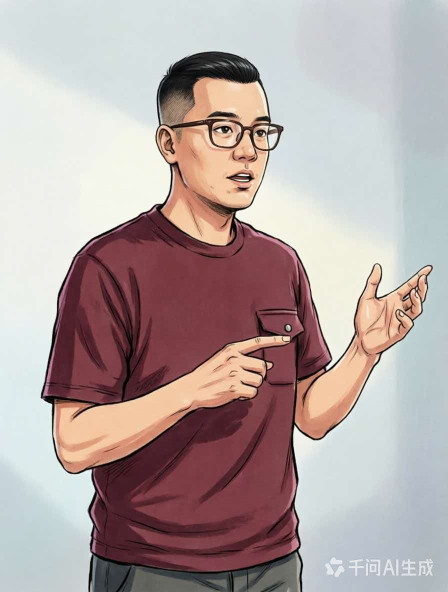
#> input picture 资料/视频/AI雕兄口播稿/旧稿/a1457d8df2bf809057b56a38ef5009a9.jpg, 896 x 1184 px, found by its file name (shown at 1/2 size)
$ python cutout_presenter.py
#> lines starting #> are read from the running program, lines starting #| are printed output that depends on the picture; after the words box and inside, x2 and y2 are one past the last pixel; in counts of white or black regions, pixels touching at a corner belong together
# -*- coding: utf-8 -*-
"""半身像完整处理链：去水印 → 抠浅色背景 → 底部渐隐 → 镜像 → 输出 png/webp
   改图后依次跑本脚本 + embed_presenter.py 即可更新两个 HTML 里的形象。"""
import os, pathlib
import numpy as np
from PIL import Image, ImageFilter

D = pathlib.Path(r'd:\AIproject\小红书运营\资料\视频\AI雕兄口播稿')
SRC = D / 'a1457d8df2bf809057b56a38ef5009a9.jpg'
PNG = D / 'AI雕兄-形象-透明.png'
WEBP = D / 'AI雕兄-形象-透明.webp'

# ── 1 抠图：从四边向内传播，吃掉与边缘连通的浅色区域（含投影和右下角水印）
im = Image.open(SRC).convert('RGB')
#> im is the input picture: PIL image 896x1184 RGB; mean R, G, B 179.7, 164.8, 163
W, H = im.size
#> W = 896; H = 1184
a = np.asarray(im).astype(np.int16)
lum = a.mean(axis=2)
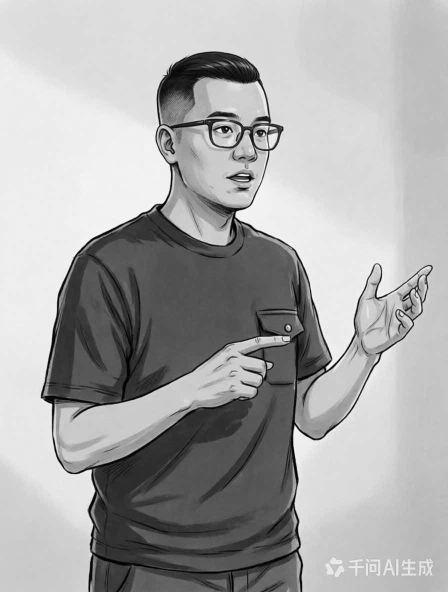
#> lum: shape (1184, 896) float64 (shown at 1/2 size); min 0, max 254.7, mean 169.1
sat = a.max(axis=2) - a.min(axis=2)
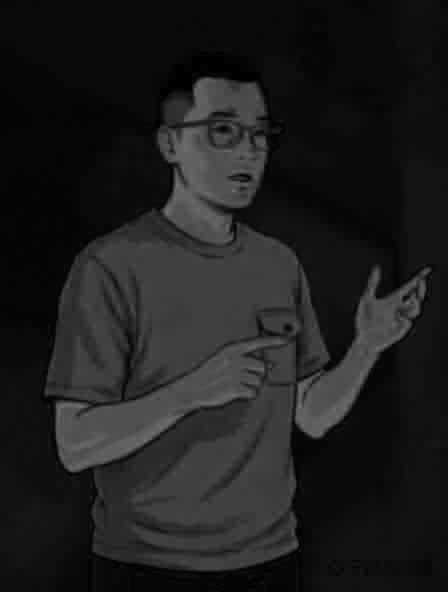
#> sat: shape (1184, 896) int16 (shown at 1/2 size); min 0, max 122, mean 30.3
bg_like = ((lum > 140) & (sat < 30)) | ((lum > 150) & (sat < 22))
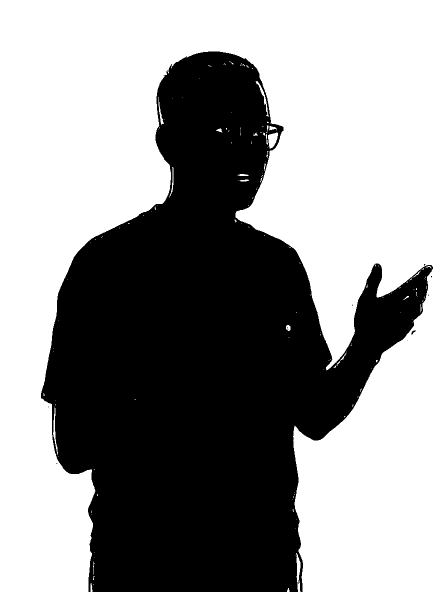
#> bg_like: shape (1184, 896) bool (shown at 1/2 size); 58.2% white; 11 black regions (9 under 20 px), largest, box (x1, y1, x2, y2) and area: (82, 103, 866, 1184) 443470, (823, 660, 831, 670) 34

seed = np.zeros((H, W), bool)
seed[0, :] = seed[-1, :] = True
seed[:, 0] = seed[:, -1] = True
region = seed & bg_like
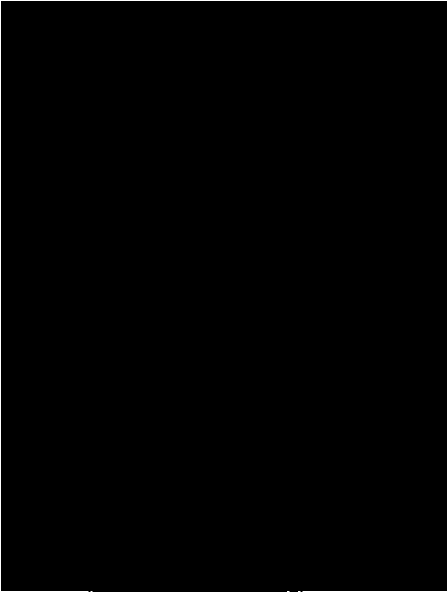
#> region: shape (1184, 896) bool (shown at 1/2 size); 0.35% white in thin lines or dots
for i in range(4000):
    grow = region.copy()
    grow[1:, :] |= region[:-1, :]
    grow[:-1, :] |= region[1:, :]
    grow[:, 1:] |= region[:, :-1]
    grow[:, :-1] |= region[:, 1:]
    grow &= bg_like
    if grow.sum() == region.sum():
        break
    region = grow
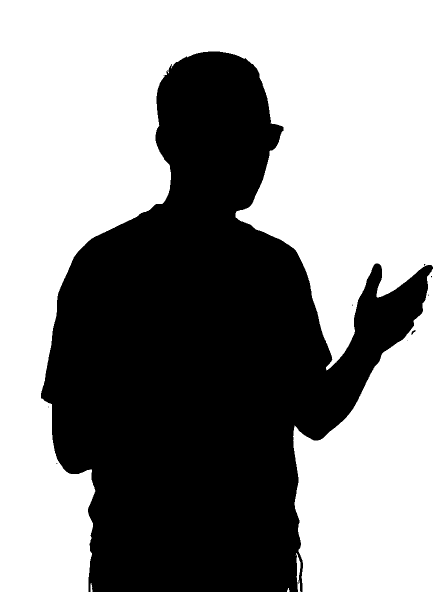
#> grow: shape (1184, 896) bool (shown at 1/2 size); 58% white; 9 black regions (7 under 20 px), largest, box (x1, y1, x2, y2) and area: (82, 103, 866, 1184) 445850, (823, 660, 831, 670) 35

alpha = Image.fromarray(np.where(region, 0, 255).astype(np.uint8), 'L')
alpha = alpha.filter(ImageFilter.MinFilter(3)).filter(ImageFilter.GaussianBlur(0.7))
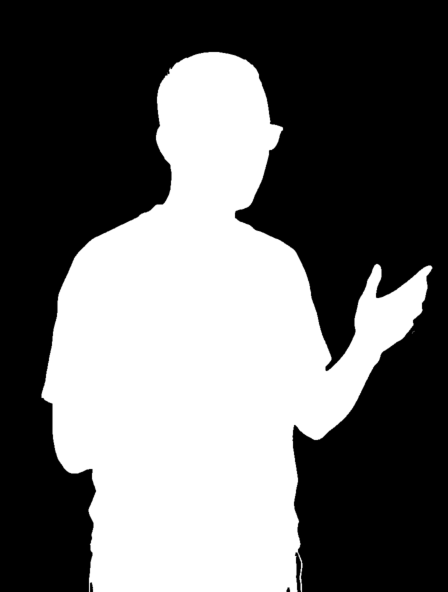
#> alpha: PIL image 896x1184 L (shown at 1/2 size); min 0, max 255, mean 106
out = im.convert('RGBA')
out.putalpha(alpha)
out = out.transpose(Image.FLIP_LEFT_RIGHT)      # 镜像：让他朝向画面中心

# ── 2 底部渐隐：躯干自然融进背景
w, h = out.size
#> w = 896; h = 1184
arr = np.asarray(out).astype(np.float32)
from_i = int(h * 0.86)
#> from_i = 1018
ramp = np.ones(h, np.float32)
#> ramp = 1184 values from 1 to 1
ramp[from_i:] = np.linspace(1, 0, h - from_i) ** 1.5
arr[:, :, 3] *= ramp[:, None]
out = Image.fromarray(arr.astype(np.uint8), 'RGBA').resize((720, int(720 * h / w)), Image.LANCZOS)
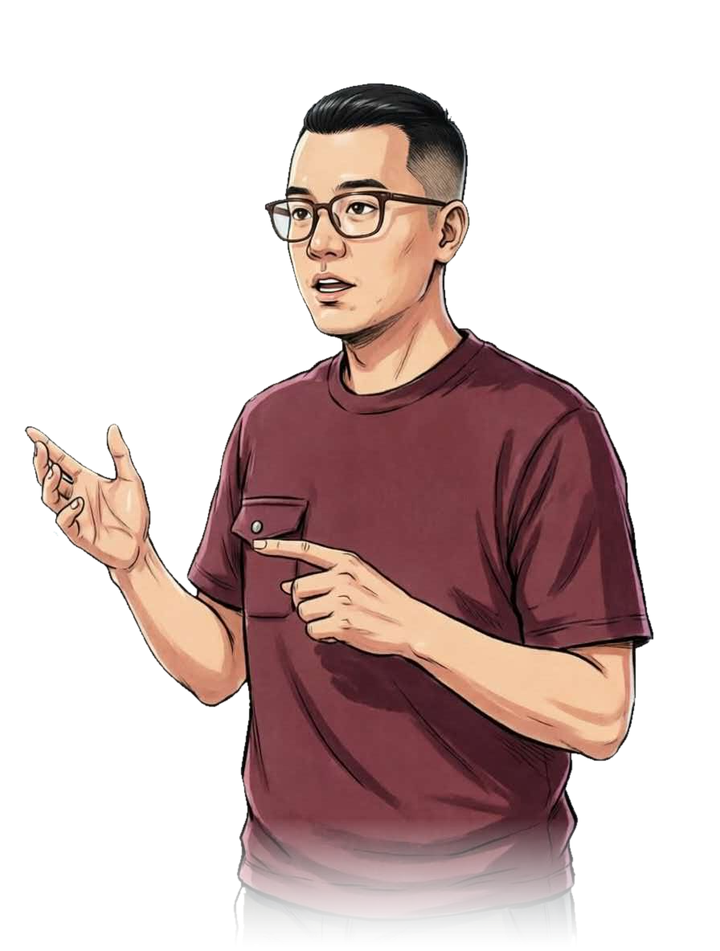
#> out: PIL image 720x951 RGBA; mean R, G, B, A 56.5, 37.1, 35.3, 96.1; transparent parts drawn white

out.save(PNG, optimize=True)
out.save(WEBP, quality=92, method=6)
print('bg removed %.1f%% (iters %d)' % (region.mean() * 100, i))
#| bg removed 58.0% (iters 456)
print('out', out.size, '| png %.0f KB | webp %.0f KB' % (os.path.getsize(PNG) / 1024, os.path.getsize(WEBP) / 1024))
#| out (720, 951) | png 421 KB | webp 74 KB
